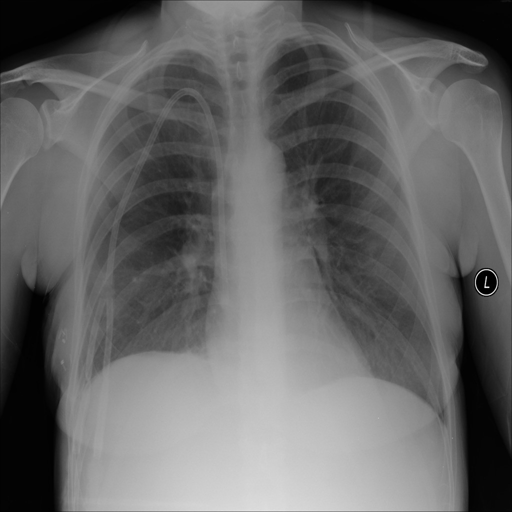
#> input picture test_data/Normal-1.png, 512 x 512 px, given in place of Normal-22.png, which was not available
$ jupyter execute --allow-errors tb-detect.ipynb   (older library calls are emulated)   (text cells are left out)
#> lines starting #> are read from the running program, lines starting #| are printed output that depends on the picture; after the words box and inside, x2 and y2 are one past the last pixel; in counts of white or black regions, pixels touching at a corner belong together; pictures that were not available may be replaced by others from this repository, and a replacement may not be noted
[cell 1]
# Import dependencies
import kagglehub
import shutil
import os

import matplotlib.pyplot as plt
import cv2
from skimage import filters, measure, morphology
from skimage.feature import graycomatrix, graycoprops, local_binary_pattern

import numpy as np
import pandas as pd
import matplotlib.pyplot as plt
import seaborn as sns

import joblib
from scipy.stats import skew
from sklearn.model_selection import train_test_split
from sklearn.preprocessing import StandardScaler
from sklearn.metrics import accuracy_score, precision_score, recall_score, f1_score, roc_auc_score, confusion_matrix, classification_report
from sklearn.linear_model import LogisticRegression
from sklearn.svm import SVC
from sklearn.ensemble import RandomForestClassifier, GradientBoostingClassifier
from sklearn.neighbors import KNeighborsClassifier

# Import data dari Kaggle
#> (the rest of this cell did not finish here and is left out)

[cell 2]
# Target folder untuk test set
test_folder = './test_data/'

# Jumlah data yang ingin diambil dari tiap kelas
TEST_COUNT = 8

os.makedirs(test_folder, exist_ok=True)

def move_fixed_samples(category):
    src_dir = os.path.join(source_path, category)

    # list sorted files
    files = sorted([
        f for f in os.listdir(src_dir)
    ])

    selected = files[:TEST_COUNT]

    for f in selected:
        src_path = os.path.join(src_dir, f)
        dst_path = os.path.join(test_folder, f)
        shutil.move(src_path, dst_path)

    return selected


# Execute
#> (the rest of this cell did not finish here and is left out)

[cell 3]
plt.figure(figsize=(12, 5))

#> (the rest of this cell did not finish here and is left out)

#> (a cell that did not finish here is left out)

#> (a cell that did not finish here is left out)

[cell 6]
def preview_mask(img, mask, title="Mask Preview"):
    """
    img  : original image (BGR from cv2)
    mask : binary mask (0/1)
    """

    img_rgb = cv2.cvtColor(img, cv2.COLOR_BGR2RGB)

    # Make masked overlay (mask in red)
    overlay = img_rgb.copy()
    overlay[mask == 1] = [255, 0, 0]  # red mask

    blended = cv2.addWeighted(img_rgb, 0.7, overlay, 0.3, 0)

    plt.figure(figsize=(10, 4))

    plt.subplot(1, 3, 1)
    plt.imshow(img_rgb)
    plt.title("Original CXR")
    plt.axis("off")

    plt.subplot(1, 3, 2)
    plt.imshow(mask, cmap="gray")
    plt.title("Mask Only")
    plt.axis("off")

    plt.subplot(1, 3, 3)
    plt.imshow(blended)
    plt.title("Overlay")
    plt.axis("off")

    plt.suptitle(title)
    plt.tight_layout()
    plt.show()

[cell 7]
img_path = "./TB_Chest_Radiography_Database/enhanced_image/Normal/Normal-22.png"
mask_path = "./TB_Chest_Radiography_Database/lung_mask/Normal/Normal-22_upper.png"

img = cv2.imread(img_path, cv2.IMREAD_COLOR)
#> img is the input picture: shape (512, 512, 3); min 0, max 237, mean 102.4
mask = cv2.imread(mask_path, cv2.IMREAD_GRAYSCALE)
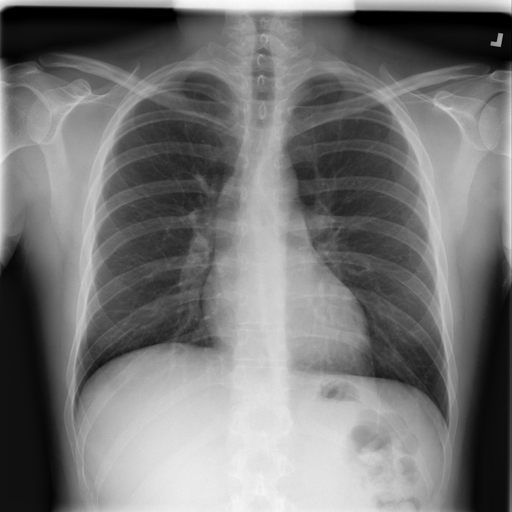
#> input picture test_data/Normal-10.png, 512 x 512 px, given in place of Normal-22_upper.png, which was not available
#> mask is the input picture: shape (512, 512); min 0, max 252, mean 118

# Convert mask to binary 0/1
mask = (mask > 0).astype(np.uint8)
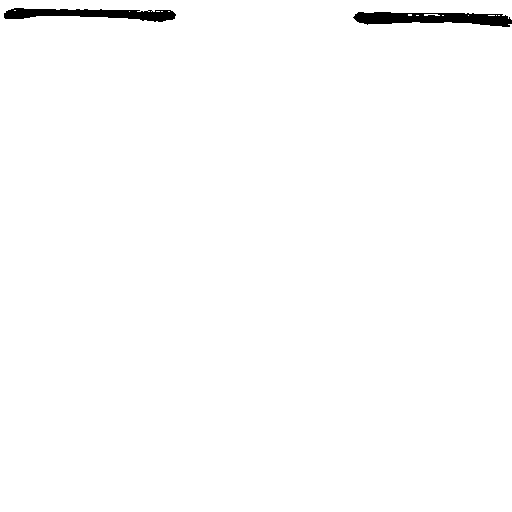
#> mask: shape (512, 512); values 0 (black) and 1 (white), 98.9% white; 2 black regions, box (x1, y1, x2, y2) and area: (353, 12, 512, 27) 1578, (4, 8, 176, 22) 1401

preview_mask(img, mask, title="Mask Preview")
#> in preview_mask, `overlay[mask == 1] = [255, 0, 0]`:
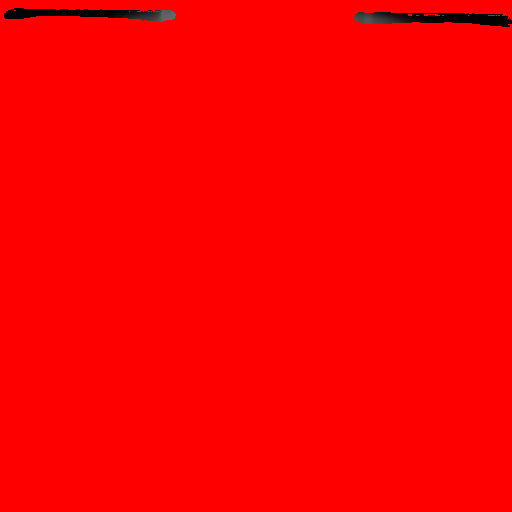
#> overlay: shape (512, 512, 3); mean R, G, B 252.3, 0.2, 0.2
#> in preview_mask, `blended = cv2.addWeighted(img_rgb, 0.7, overlay, 0.3, 0)`:
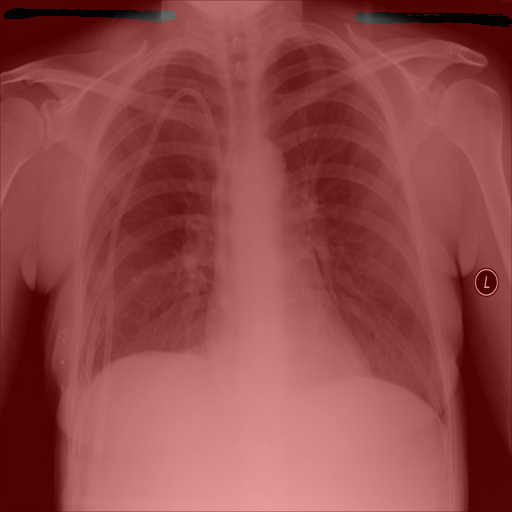
#> blended: shape (512, 512, 3); mean R, G, B 147.4, 71.7, 71.7

[cell 8]
# 1. Helper Functions

def extract_intensity_features(region):
    pixels = region[region > 0]

    if len(pixels) == 0:
        return {
            "mean": 0, "std": 0, "skew": 0,
            "p90": 0, "p10": 0
        }

    return {
        "mean": np.mean(pixels),
        "std": np.std(pixels),
        "skew": skew(pixels),
        "p90": np.percentile(pixels, 90),
        "p10": np.percentile(pixels, 10)
    }


def extract_glcm_features(region):
    region_u8 = cv2.normalize(region, None, 0, 255, cv2.NORM_MINMAX).astype(np.uint8)

    glcm = graycomatrix(region_u8, [1], [0], 256, symmetric=True, normed=True)

    return {
        "glcm_contrast": graycoprops(glcm, "contrast")[0, 0],
        "glcm_homogeneity": graycoprops(glcm, "homogeneity")[0, 0],
        "glcm_energy": graycoprops(glcm, "energy")[0, 0],
        "glcm_correlation": graycoprops(glcm, "correlation")[0, 0]
    }


def extract_lbp_features(region):
    region_u8 = cv2.normalize(region, None, 0, 255, cv2.NORM_MINMAX).astype(np.uint8)

    lbp = local_binary_pattern(region_u8, P=8, R=1, method="uniform")
    hist, _ = np.histogram(lbp, bins=10, range=(0, 10), density=True)

    return {f"lbp_bin_{i}": hist[i] for i in range(len(hist))}


def apply_mask(img, mask):
    mask = (mask > 0).astype(np.uint8)
    return img * mask


# 2. MAIN FEATURE EXTRACTION

def process_cxr(image_path, mask_dir, base_name):

#> called with base_name = 'Normal-1'
    img = cv2.imread(image_path, cv2.IMREAD_GRAYSCALE)
#> img: shape (512, 512); min 0, max 237, mean 102.4

    masks = {
        "upper": cv2.imread(os.path.join(mask_dir, base_name + "_upper.png"), 0),
        "lower": cv2.imread(os.path.join(mask_dir, base_name + "_lower.png"), 0),
        "left":  cv2.imread(os.path.join(mask_dir, base_name + "_left.png"), 0),
        "right": cv2.imread(os.path.join(mask_dir, base_name + "_right.png"), 0),
        "total": cv2.imread(os.path.join(mask_dir, base_name + "_total.png"), 0)
    }

    features = {}

    # zone-by-zone extraction
    for zone, mask in masks.items():
        region = apply_mask(img, mask)

        # intensity
        intens = extract_intensity_features(region)
        features.update({f"{zone}_{k}": v for k, v in intens.items()})

        # glcm
        glcm = extract_glcm_features(region)
        features.update({f"{zone}_{k}": v for k, v in glcm.items()})

        # lbp
        lbp = extract_lbp_features(region)
        features.update({f"{zone}_{k}": v for k, v in lbp.items()})
#> this loop made 2 passes
#> zone on pass 1: 'upper'
#> pass 1, in extract_lbp_features, `lbp = local_binary_pattern(region_u8, P=8, R=1, method="uniform")`:
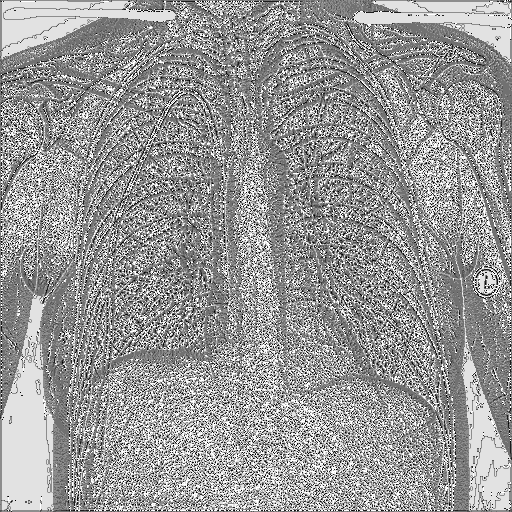
#> lbp: shape (512, 512) float64; min 0, max 9, mean 5.38; drawn with min black and max white
#> after the loop, features = 19 items

    # asymmetry metrics
    features["asym_upper_lower"] = (
        features["upper_mean"] - features["lower_mean"]
    ) / (features["upper_mean"] + features["lower_mean"] + 1e-6)

    features["asym_left_right"] = (
        features["left_mean"] - features["right_mean"]
    ) / (features["left_mean"] + features["right_mean"] + 1e-6)

    return features


# 3. LOOP THROUGH DATASET

def extract_all_features(image_root, mask_root, output_csv="feature_output.csv"):

    rows = []

    for label in ["Normal", "Tuberculosis"]:

        img_dir = os.path.join(image_root, label)
        mask_dir_cat = os.path.join(mask_root, label)

        for filename in os.listdir(img_dir):
            if not filename.endswith(".png"):
                continue

            image_path = os.path.join(img_dir, filename)

            base_name = filename.replace(".png", "")

            # extract features
            feats = process_cxr(image_path, mask_dir_cat, base_name)

            feats["filename"] = filename
            feats["label"] = label

            rows.append(feats)

    df = pd.DataFrame(rows)
    df.to_csv(output_csv, index=False)
    print("Feature extraction complete →", output_csv)
    return df


# 4. RUN

#> (the rest of this cell did not finish here and is left out)
